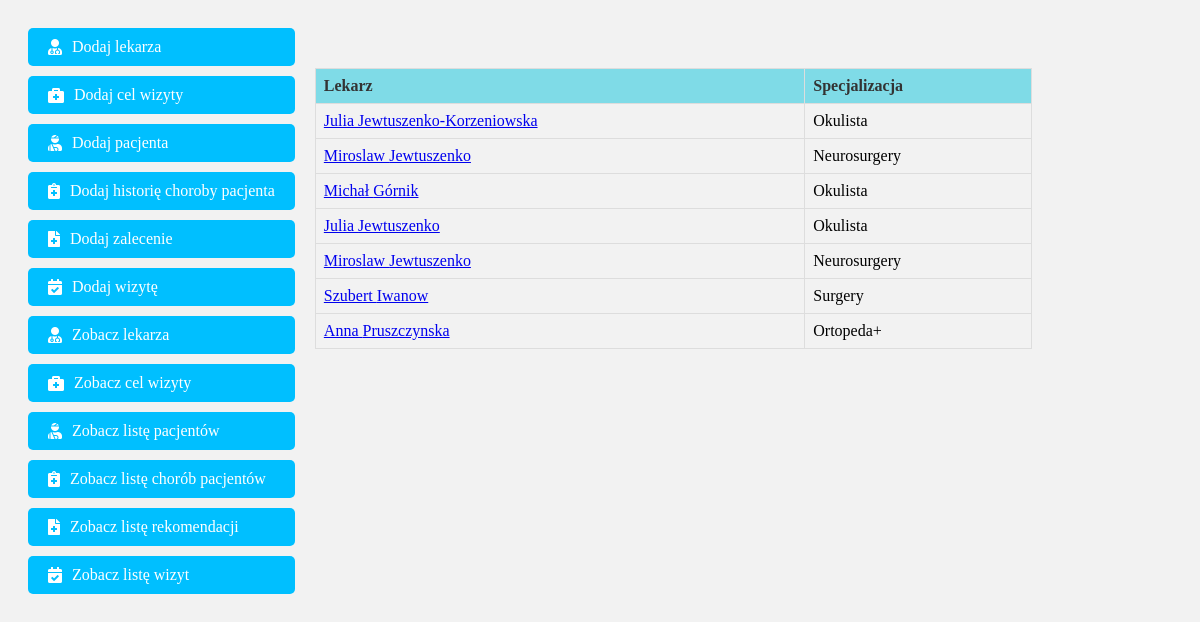
/show_doctors/, run on the app's committed database.
### registration/models.py (models this page shows, shortened)
class Doctor(models.Model):
    name = models.CharField(max_length=64)
    surname = models.CharField(max_length=64)
    specialization = models.CharField(max_length=255)

### registration/views.py (the view)
# urls.py: path('show_doctors/', views.LetSeeDoctor.as_view(), name='show_doctors'),
class LetSeeDoctor(View):
    def get(self, request):
        db_doctors = Doctor.objects.all()
        return render(request, 'show_doctors.html', {'doctors': db_doctors})

### templates/show_doctors.html
{% extends 'index.html' %}
{% block content %}
<table class="nice-table">
    <thead>
        <tr>
            <th>Lekarz</th>
            <th>Specjalizacja</th>
        </tr>
    </thead>
    <tbody>
        {% for doctor in doctors %}
        <tr>
            <td><a href="/show_doctors/{{ doctor.id }}">{{ doctor.name }} {{ doctor.surname }}</a></td>
            <td>{{ doctor.specialization }}</td>
        </tr>
        {% endfor %}
    </tbody>
</table>
{% endblock %}

### registration/static/base.css (style rules this page uses)
.nice-table { width: 200%; border-collapse: collapse; margin-top: 20px; margin-left: 20px; }
.nice-table th, .nice-table td { border: 1px solid #dddddd; padding: 8px; text-align: left; }
.nice-table th { background-color: #7fdbe7; color: #333; }
.contener { background-color: #f2f2f2; display: flex; justify-content: flex-start; padding: 20px; }

### data on the page
Doctor: name "Julia", surname "Jewtuszenko-Korzeniowska", specialization "Okulista"
Doctor: name "Miroslaw", surname "Jewtuszenko", specialization "Neurosurgery"
Doctor: name "Michał", surname "Górnik", specialization "Okulista"
Doctor: name "Julia", surname "Jewtuszenko", specialization "Okulista"
Doctor: name "Miroslaw", surname "Jewtuszenko", specialization "Neurosurgery"
Doctor: name "Szubert", surname "Iwanow", specialization "Surgery"
Doctor: name "Anna", surname "Pruszczynska", specialization "Ortopeda+"
